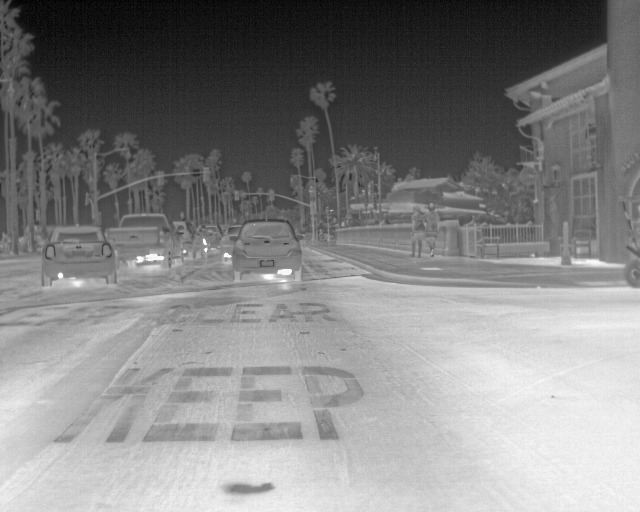
#> input picture test_thermal2.png, 640 x 512 px, found by its file name
$ python main2.py
#> lines starting #> are read from the running program, lines starting #| are printed output that depends on the picture
import numpy as np
import cv2 as cv2
import scipy.io
import os
from pystackreg import StackReg
from PIL import Image

thermal_image = '/Users/giridharpeddi/OnChip/Compilations/pythonProject2/Data/test_thermal2.png'
rgb_image = '/Users/giridharpeddi/OnChip/Compilations/pythonProject2/Data/test_rgb2.png'
nshifts = 24
scale = 4
shift_max = 10
see = True
thermal = False

def conv(image):
    im_numpy = cv2.imread(image)
#> im_numpy is the input picture: shape (512, 640, 3); min 0, max 255, mean 131.6
    im_numpy = np.copy(im_numpy, order='C', ).astype(np.float32)

    print(im_numpy.shape)
#| (512, 640, 3)
    return np.copy(im_numpy[..., 1], order='C').astype(np.float32)
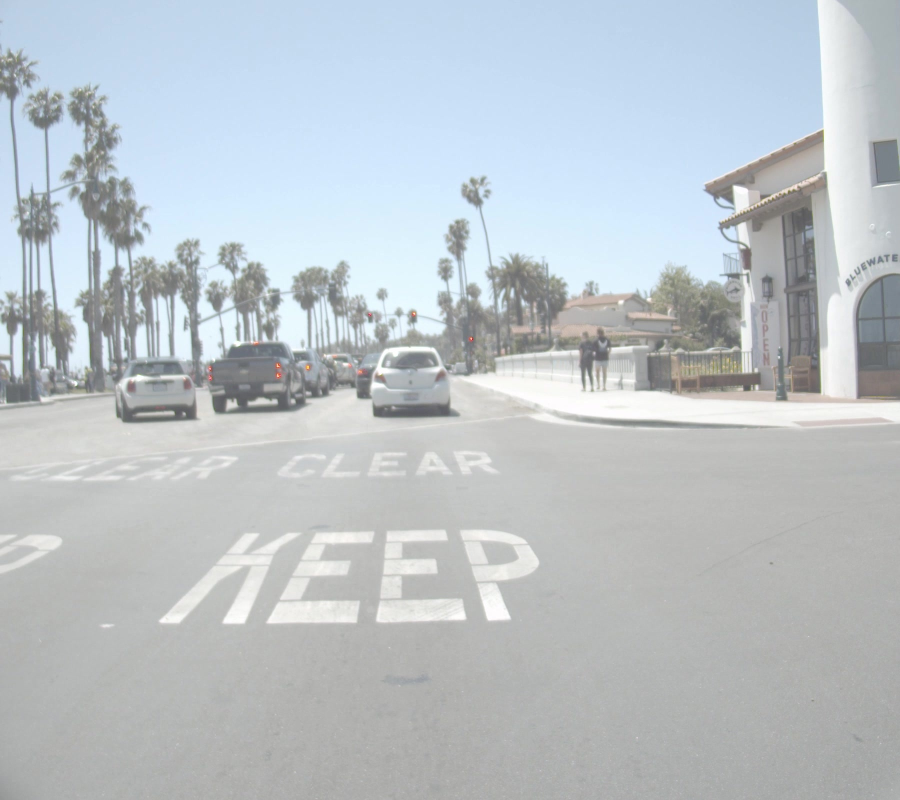
#> input picture test_rgb2.png, 1800 x 1600 px, found by its file name (shown at 1/2 size)
#> in conv, im_numpy is the input picture: shape (1600, 1800, 3); mean B, G, R 200.4, 195.5, 188.3
#| (1600, 1800, 3)
#> in conv (call 2), `return np.copy(im_numpy[..., 1], order='C').astype(np.float32)`:
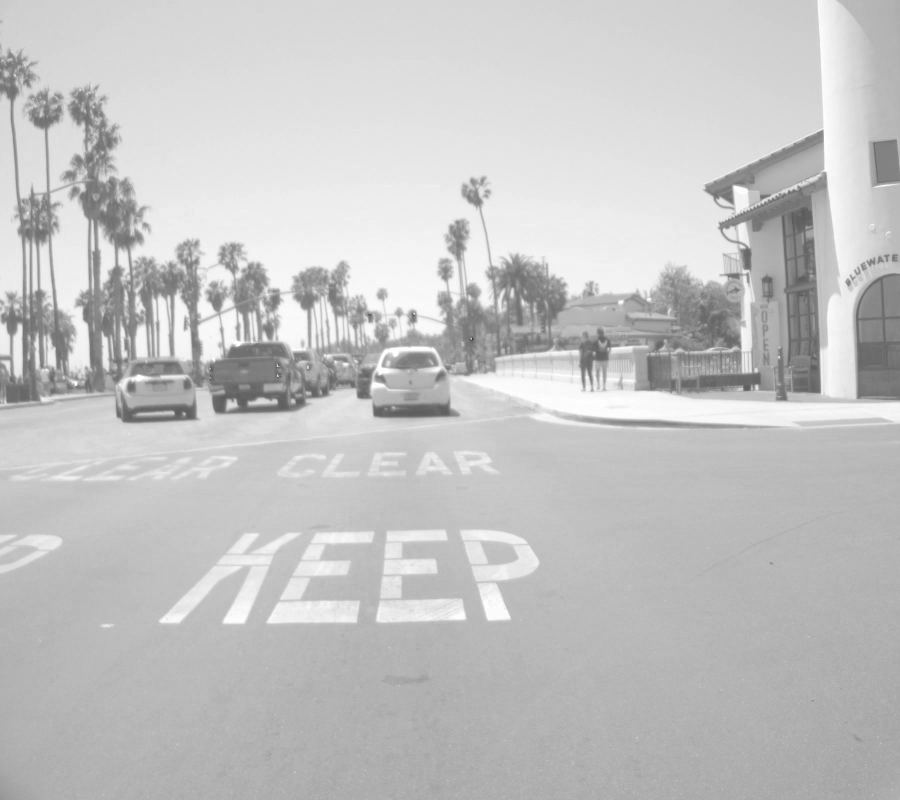
#> returned value: shape (1600, 1800) float32 (shown at 1/2 size); min 35, max 255, mean 195.5


def translation_matrix(shift):
    mat = np.array([[1, 0, shift[0]],
                    [0, 1, shift[1]]])
    return mat


def stack_jitter(im, im_t):
    H, W = im.shape
#> H = 1600; W = 1800
    Ht, Wt = im_t.shape
#> Ht = 512; Wt = 640
    shifts = -shift_max + 2 * shift_max * np.random.rand(nshifts, 2)
    Y, X = np.mgrid[:H, :W]
    Yt, Xt = np.mgrid[:Ht, :Wt]
    tmp = cv2.resize(im, None, fx=1 / scale, fy=1 / scale)
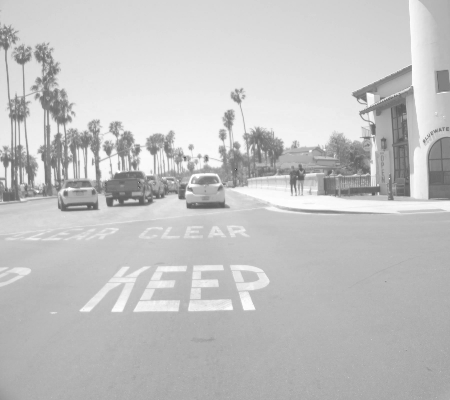
#> tmp: shape (400, 450) float32; min 62.75, max 255, mean 195.5
    tmp2 = cv2.resize(im_t, None, fx=1 / scale, fy=1 / scale)
    Hl, Wl = tmp.shape
#> Hl = 400; Wl = 450
    Htl, Wtl = tmp2.shape
#> Htl = 128; Wtl = 160
    imstack = np.zeros((nshifts, Hl, Wl), dtype=np.float32)
    imstack_t = np.zeros((nshifts, Htl, Wtl), dtype=np.float32)
    mats = np.zeros((nshifts, 2, 3))
    t_mats = np.zeros((nshifts, 2, 3))
    # Ensure first shift and theta are zero
    shifts[0, :] = 0
    coords = np.hstack((X.reshape(-1, 1), Y.reshape(-1, 1), np.ones((H * W, 1))))
    t_coords = np.hstack((Xt.reshape(-1, 1), Yt.reshape(-1, 1), np.ones((Ht * Wt, 1))))

    for idx in range(nshifts):
        shift = shifts[idx, :]
        mat = translation_matrix(shift)
        mats[idx, ...] = mat
        t_mats[idx, ...] = mat
        coords_new = mat.dot(coords.T).T
        t_coords_new = mat.dot(t_coords.T).T

        Xnew = coords_new[:, 0].reshape(H, W)
        Ynew = coords_new[:, 1].reshape(H, W)
        Xtnew = t_coords_new[:, 0].reshape(Ht, Wt)
        Ytnew = t_coords_new[:, 1].reshape(Ht, Wt)

        Xnew = cv2.resize(Xnew, (Wl, Hl), interpolation=cv2.INTER_LINEAR)
        Ynew = cv2.resize(Ynew, (Wl, Hl), interpolation=cv2.INTER_LINEAR)
        Xtnew = cv2.resize(Xtnew, (Wtl, Htl), interpolation=cv2.INTER_LINEAR)
        Ytnew = cv2.resize(Ytnew, (Wtl, Htl), interpolation=cv2.INTER_LINEAR)

        imstack[idx, ...] = cv2.remap(im, Xnew.astype(np.float32),
                                      Ynew.astype(np.float32),
                                      cv2.INTER_LINEAR)
        imstack_t[idx, ...] = cv2.remap(im_t, Xtnew.astype(np.float32),
                                        Ytnew.astype(np.float32),
                                        cv2.INTER_LINEAR)
    return imstack, imstack_t, coords, t_coords, mats


def register_stack(imstack, full_res, method=StackReg.TRANSLATION):
    nimg, h, w = imstack.shape
    hr, wr = full_res
    imstack_full = np.zeros((nimg, hr, wr))
    for idx in range(nimg):
        imstack_full[idx, ...] = cv2.resize(imstack[idx, ...], (wr, hr),
                                            interpolation=cv2.INTER_AREA)
    reg = StackReg(method)
    reg_mats = reg.register_stack(imstack_full, reference='first', verbose=True)
    return reg_mats


imt = conv(thermal_image)
im = conv(rgb_image)
rgbstack, tstack, coord, t_coord, mats = stack_jitter(im, imt)
_, hl, wl = rgbstack.shape
#> hl = 400; wl = 450
_, htl , wtl = tstack.shape
#> htl = 128; wtl = 160
ecc_mats = register_stack(rgbstack, (hl, wl))
#> (the run stopped early here; a loop or call above may not have finished)
